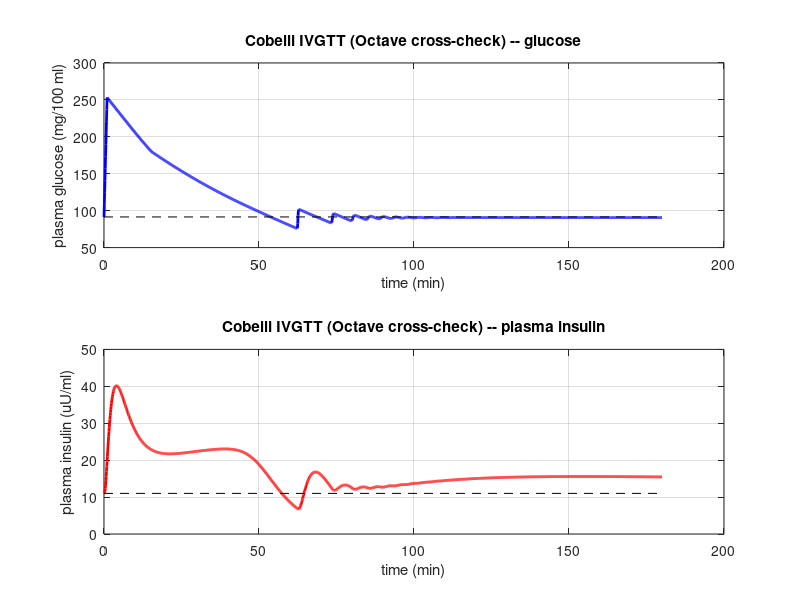

The MATLAB source for this figure:
% cobelli_ivgtt.m
% ============================================================================
% Independent GNU Octave cross-check of the Python Cobelli (1982) glucose model.
%
% Mirrors EXACTLY the calibrated Python core in
%   Project/part1_glucose/cobelli.py
% (Haefner 2005, Modeling Biological Systems 2nd ed., Ch. 12; Cobelli,
%  Federspil, Pacini, Salvan & Scandellari 1982, Math. Biosci. 58:27-60).
%
% Runs a NORMAL IVGTT (0.33 g/kg bolus over 1 min, 70 kg subject) and reports
% the plasma glucose peak, the recovery time, and the plasma insulin peak, so a
% student can compare these against the Python results:
%     glucose peak  ~ 253 mg/100 ml  (Python: 253.3 at t=1 min)
%     recovery      ~ 51 min         (Python: ~51 min back within 5% of basal)
%     insulin peak  ~ 40 uU/ml       (Python: 40.2 at t=4 min)
%
% This is an INDEPENDENT re-implementation: the equations, parameters, units
% and the documented calibration are transcribed directly from cobelli.py and
% CALIBRATION_FINDINGS.md. It does NOT load any Python code.
%
% Run in Octave:   octave cobelli_ivgtt.m
% ============================================================================
%
% STATE VECTOR ORDER (fixed; matches cobelli.py IDX_* constants):
%   y(1) = g  glucose                (mg)
%   y(2) = c  glucagon               (nU)
%   y(3) = i  interstitial insulin   (uU)
%   y(4) = l  liver insulin          (uU)
%   y(5) = p  plasma insulin         (uU)
%   y(6) = r  releasable pancreatic insulin (uU)
%   y(7) = s  stored pancreatic insulin     (uU)
% ============================================================================

1;  % mark this file as a script, not a function file

function main()
  % ---- Build the calibrated NORMAL patient (params, volumes, basal) ----
  P = cobelli_params();          % Table 12.2 + documented calibration
  V = cobelli_volumes(70.0);     % 70 kg compartment volumes
  BC = cobelli_basal_conc();     % deviation reference concentrations
  y0 = cobelli_basal_amounts();  % calibrated basal steady state (IC)

  % ---- IVGTT forcing: 0.33 g/kg over 1 min for a 70 kg subject ----
  % dose = 0.33 g/kg * 70 kg * 1000 mg/g = 23100 mg, delivered over [0,1) min.
  dose_mg = 0.33 * 70.0 * 1000.0;   % = 23100 mg  (matches Python ex1_ivgtt)
  pulse_dur = 1.0;                  % min
  rate = dose_mg / pulse_dur;       % mg/min inside the window

  % ---- Integrate 0..180 min ----
  % lsode is Octave's built-in stiff/non-stiff integrator (LSODE/LSODA family),
  % the direct analogue of SciPy's LSODA used in the Python core.
  tspan = linspace(0, 180, 1801)';         % 0.1 min output grid
  lsode_options("relative tolerance", 1e-8);
  lsode_options("absolute tolerance", 1e-10);
  % cap the step so the 1-min bolus window is never stepped over
  lsode_options("maximum step size", 0.25);

  rhs = @(y, t) cobelli_rhs(y, t, P, V, BC, rate, pulse_dur);
  Y = lsode(rhs, y0, tspan);

  % ---- Convert to concentrations for plotting/reporting ----
  gbar = Y(:, 1) / V.Vb;    % mg/100 ml
  pbar = Y(:, 5) / V.Vp;    % uU/ml  (plasma insulin)

  % ---- Peak glucose and recovery time ----
  [gpk, ig] = max(gbar);
  gpk_t = tspan(ig);
  basal_g = BC.gbar;        % 91.5 mg/100 ml
  % recovery = first time after the peak that glucose falls back within 5% of basal
  recov = NaN;
  for k = ig:length(tspan)
    if gbar(k) <= basal_g * 1.05
      recov = tspan(k);
      break;
    end
  end

  [ppk, ip] = max(pbar);
  ppk_t = tspan(ip);

  % ---- Report ----
  printf("\n==== Octave cross-check: NORMAL IVGTT (0.33 g/kg, 70 kg) ====\n");
  printf("glucose peak       : %.2f mg/100 ml at t = %.2f min  (Python ~253.3 @ 1 min)\n", gpk, gpk_t);
  printf("recovery (<=5%% basal): %.1f min                       (Python ~51 min)\n", recov);
  printf("plasma insulin peak: %.2f uU/ml    at t = %.2f min  (Python ~40.2 @ 4 min)\n", ppk, ppk_t);
  printf("basal glucose / insulin: %.1f mg/100 ml / %.1f uU/ml\n", gbar(1), pbar(1));
  printf("============================================================\n\n");

  % ---- Plot ----
  figure("visible", "off");
  subplot(2, 1, 1);
  plot(tspan, gbar, "b-", "linewidth", 2); hold on;
  plot([0 180], [basal_g basal_g], "k--");
  xlabel("time (min)"); ylabel("plasma glucose (mg/100 ml)");
  title("Cobelli IVGTT (Octave cross-check) -- glucose");
  grid on;

  subplot(2, 1, 2);
  plot(tspan, pbar, "r-", "linewidth", 2); hold on;
  plot([0 180], [pbar(1) pbar(1)], "k--");
  xlabel("time (min)"); ylabel("plasma insulin (uU/ml)");
  title("Cobelli IVGTT (Octave cross-check) -- plasma insulin");
  grid on;

  print("cobelli_ivgtt_octave.png", "-dpng");
  printf("Saved plot: cobelli_ivgtt_octave.png\n\n");
end

% ===========================================================================
% Parameters -- Table 12.2 (NORMAL) plus the documented calibration.
% Values transcribed verbatim from cobelli.py NORMAL_PARAMS, with aw/a71/b52
% replaced by the runtime-calibrated values produced by cobelli.calibrate_basal
% (see CALIBRATION_FINDINGS.md). Those three numbers are computed in Python so
% the published clinical basal (91.5/11/75) is an EXACT steady state; they are
% hard-coded here (with the source) because Octave does not re-run the Python
% calibration. They were extracted by running cobelli.make_patient('normal').
% ===========================================================================
function P = cobelli_params()
  % --- GLUCOSE submodel ---
  P.a11 = 1.51;   P.b11 = 2.14;   P.b12 = 7.84e-2; P.b13 = 2.75e-2;
  P.c11 = -0.85;  P.c12 = 7.0;    P.c13 = 20.0;
  P.a221 = 1.95e-3; P.a222 = 5.21e-3; P.b21 = 1.11e-2; P.b22 = 1.45e-2;
  P.c21 = 51.3;   P.c22 = -108.5;
  P.a321 = 1.43e-5; P.a322 = -1.31e-5;
  P.b31 = 20.0;   P.c31 = -180.0;            % renal threshold ~180 mg/100 ml
  P.a41 = 2.87e-2; P.b41 = 3.1e-2; P.b42 = 1.44e-2; P.c41 = -50.9; P.c42 = -20.2;
  P.a51 = 1.01e-3; P.a52 = 4.6e-6; P.b51 = 2.78e-3;
  % P.b52 below is the CALIBRATED value (see note above), NOT the raw 4.13e-4.
  P.c51 = 1.002;
  % --- INSULIN submodel ---
  P.k12 = 0.01;   P.k21 = 4.34e-3;
  P.m01 = 0.125;  P.m02 = 0.185;  P.m12 = 0.209;  P.m13 = 0.02;
  P.m21 = 0.268;  P.m31 = 0.042;
  P.a6 = 1.3;     P.bw = 1.51e-2; P.b6 = 9.23e-2; P.cw = -92.3; P.c6 = -19.68;
  % --- GLUCAGON submodel ---
  P.b71 = 6.86e-3; P.b72 = 3.00e-2; P.c71 = 99.2; P.c72 = 40.0; P.h02 = 0.086;

  % --- Uniform glucose-flux turnover scale (CALIBRATION_FINDINGS.md item 1) ---
  P.glucose_flux_scale = 1.0e5;

  % --- CALIBRATED basal-balance scales (CALIBRATION_FINDINGS.md items 2 & 3) ---
  % Extracted from Python cobelli.make_patient('normal').params:
  %   aw  : insulin synthesis scale  (so basal W == required F6)
  %   a71 : glucagon secretion scale (so basal F7 == h02*c)
  %   b52 : F5 baseline offset       (so dg/dt == 0 at the clinical basal)
  % These replace the raw Table-12.2 aw=0.287, a71=2.35, b52=4.13e-4.
  P.aw  = 282472.33372232807;   % CALIBRATED (Python runtime value)
  P.a71 = 53200.957575179564;   % CALIBRATED (Python runtime value)
  P.b52 = 0.001469898073603483; % CALIBRATED (Python runtime value)
end

% ===========================================================================
% Compartment volumes (Haefner sec 12.3.1, body-weight based), matching
% cobelli.compute_volumes for a 70 kg subject. Vb is in (100 ml) units so
% g/Vb comes out in mg/100 ml; Vp,Vl,Vi are in ml so insulin is uU/ml.
% For 70 kg: Vb=140, Vp=3150, Vl=2100, Vi=7000.
% ===========================================================================
function V = cobelli_volumes(bw_kg)
  bw_g = bw_kg * 1000.0;
  V.Vb = (0.20  * bw_g) / 100.0;   % (100 ml) units
  V.Vp =  0.045 * bw_g;            % ml
  V.Vl =  0.030 * bw_g;            % ml
  V.Vi =  0.10  * bw_g;            % ml
end

% ===========================================================================
% Basal (deviation-reference) concentrations. gbar/pbar/cbar are the published
% clinical values; lbar/ibar are DERIVED from the insulin steady state in the
% Python calibrate_basal and hard-coded here (extracted from the Python run).
%   gbar=91.5, pbar=11, cbar=75 ; lbar=31.0263..., ibar=10.395
% ===========================================================================
function BC = cobelli_basal_conc()
  BC.gbar = 91.5;                 % mg/100 ml
  BC.pbar = 11.0;                 % uU/ml
  BC.cbar = 75.0;                 % nU/ml (working unit)
  BC.lbar = 31.02631578947368;    % uU/ml (DERIVED; Python value)
  BC.ibar = 10.395000000000001;   % uU/ml (DERIVED; Python value)
end

% ===========================================================================
% Calibrated basal amounts = the steady-state IC (Python basal_amounts).
% Extracted from cobelli.make_patient('normal').basal_amounts; gives a basal
% residual max|dy/dt| ~ 3.6e-12 (verified in Python).
%   g=12810, c=10500, i=72765, l=65155.263..., p=34650,
%   r=489323.394..., s=4902812.817...
% ===========================================================================
function y0 = cobelli_basal_amounts()
  y0 = [ 12810.0; ...
         10500.0; ...
         72765.00000000001; ...
         65155.26315789473; ...
         34650.0; ...
         489323.39455245447; ...
         4902812.817911306 ];
end

% ===========================================================================
% Right-hand side of the Cobelli 7-ODE system (Eqs 12.1-12.7).
% Signature is (y, t) to match Octave's lsode convention.
% Ig (glucose input, mg/min) is a rectangular pulse: rate on [0, pulse_dur).
% Ip (insulin input) = 0 for the IVGTT.
% ===========================================================================
function dy = cobelli_rhs(y, t, P, V, BC, rate, pulse_dur)
  g = y(1); c = y(2); i = y(3); l = y(4); pl = y(5); r = y(6); s = y(7);

  % --- concentrations ---
  gbar = g / V.Vb;
  cbar = c / V.Vb;
  ibar = i / V.Vi;
  lbar = l / V.Vl;

  % --- standardized deviations from basal reference ---
  dg = gbar - BC.gbar;
  dc = cbar - BC.cbar;
  di = ibar - BC.ibar;
  dl = lbar - BC.lbar;

  % --- gate helpers (sigmoidal limiting factors) ---
  sig_plus  = @(b, arg) 0.5 * (1.0 + tanh(b * arg));   % 0.5[1+tanh]
  sig_minus = @(b, arg) 0.5 * (1.0 - tanh(b * arg));   % 0.5[1-tanh]

  % --- F1: hepatic glucose production ---
  G1 = sig_plus(P.b11,  dc + P.c11);   % glucagon stimulates (+)
  H1 = sig_minus(P.b12, dl + P.c12);   % liver insulin suppresses (-)
  M1 = sig_minus(P.b13, dg + P.c13);   % glucose suppresses (-)
  F1 = P.a11 * G1 * H1 * M1;

  % --- F2: hepatic glucose uptake (normal mode: H2*M2) ---
  H2 = sig_minus(P.b21, dl + P.c21);
  M2 = P.a221 + P.a222 * sig_plus(P.b22, dg + P.c22);
  F2 = H2 * M2;

  NHGB = F1 - F2;

  % --- F3: renal excretion. M31 uses RAW gbar with b31,c31 (renal ~180). ---
  M31 = sig_plus(P.b31, gbar + P.c31);
  M32 = P.a321 * gbar + P.a322;
  F3 = M31 * M32;

  % --- F4: peripheral (muscle + adipose) use (normal mode) ---
  H4 = sig_plus(P.b41, di + P.c41);    % interstitial insulin drives (+)
  M4 = sig_plus(P.b42, dg + P.c42);    % glucose drives (+)
  F4 = P.a41 * H4 * M4;

  % --- F5: CNS + RBC uptake (insulin-independent) ---
  M51 = P.a51 * tanh(P.b51 * (dg + P.c51));
  M52 = P.a52 * dg + P.b52;
  F5 = M51 + M52;

  % --- F7: glucagon secretion (suppressed by insulin and glucose) ---
  H7 = sig_minus(P.b71, di + P.c71);
  M7 = sig_minus(P.b72, dg + P.c72);
  F7 = P.a71 * H7 * M7;

  % --- insulin source terms ---
  W  = 0.5 * P.aw * (1.0 + tanh(P.bw * (dg + P.cw)));
  F6 = 0.5 * P.a6 * (1.0 + tanh(P.b6 * (dg + P.c6))) * r;

  % --- exogenous glucose input (rectangular IVGTT bolus) ---
  if (t >= 0.0) && (t < pulse_dur)
    ig = rate;
  else
    ig = 0.0;
  end
  ip = 0.0;   % no insulin infusion in the IVGTT

  % --- uniform glucose-turnover scale on the four endogenous glucose fluxes ---
  S = P.glucose_flux_scale;

  % --- derivatives (Eqs 12.1-12.7) ---
  dg_dt = S * (NHGB - F3 - F4 - F5) + ig;                                % 12.1
  dc_dt = -P.h02 * c + F7;                                               % 12.2
  di_dt = -P.m13 * i + P.m31 * pl;                                       % 12.3
  dl_dt = -(P.m02 + P.m12) * l + P.m21 * pl + F6;                        % 12.4
  dp_dt = -(P.m01 + P.m21 + P.m31) * pl + P.m12 * l + P.m13 * i + ip;    % 12.5
  dr_dt =  P.k21 * s - P.k12 * r - F6;                                   % 12.6
  ds_dt = -P.k21 * s + P.k12 * r + W;                                    % 12.7

  dy = [dg_dt; dc_dt; di_dt; dl_dt; dp_dt; dr_dt; ds_dt];
end

% ---- run ----
main();
